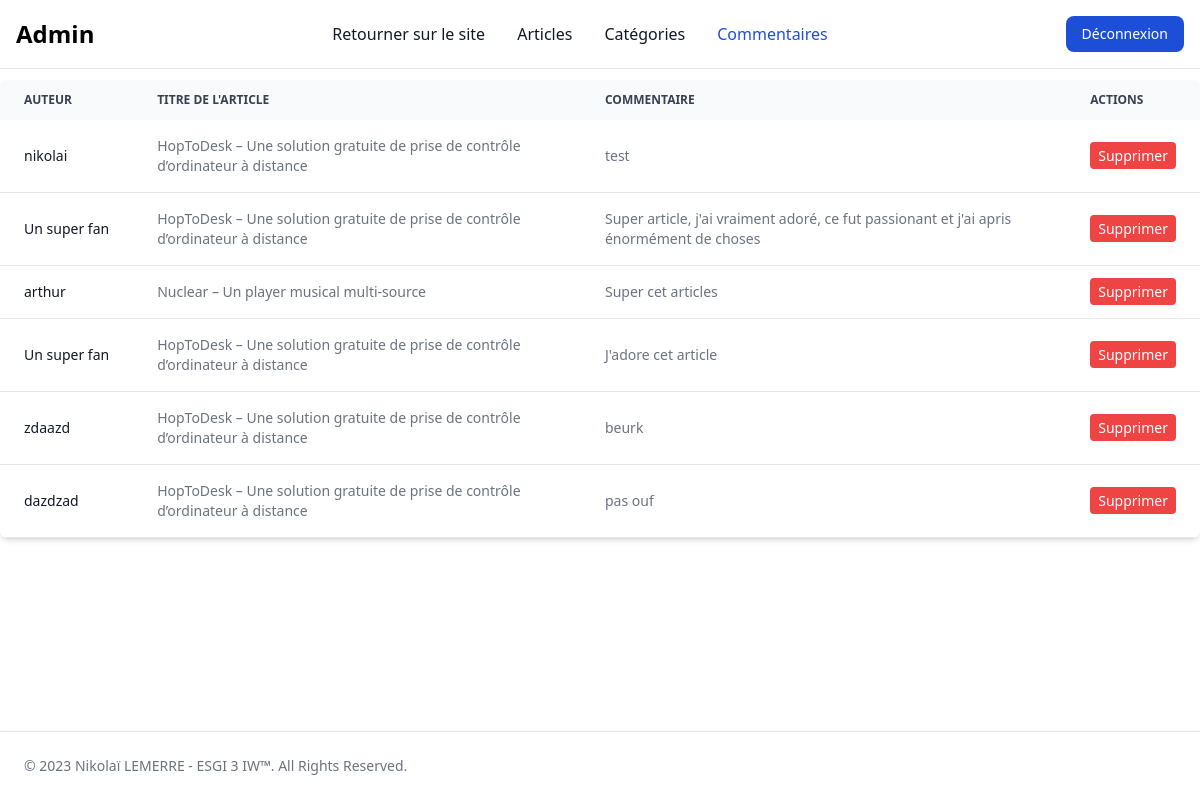
The app's page /admin/comments (signed in) with its own data.
### tables this page shows
CREATE TABLE `comments` (
  `id` int(11) NOT NULL,
  `content` varchar(255) NOT NULL,
  `author` varchar(255) NOT NULL,
  `article_id` int(11) NOT NULL
);

CREATE TABLE `article` (
  `id` int(11) NOT NULL,
  `title` varchar(255) DEFAULT NULL,
  `content` text,
  `author_id` int(11) DEFAULT NULL,
  `category_id` int(11) DEFAULT NULL
);

### controllers/AdminController.php (called while the page is built, shortened)
<?php
class AdminController
{
    public function renderComments()
    {
        $comments = new \controllers\CommentController();
        $_SESSION['comments'] = $comments->getAllCommentsInObject();
        include_once("views/admin/comments.php");
    }
}

### model/Comments.php (called while the page is built, shortened)
<?php
require_once "model/engine/CommentsEngine.php";
class Comments
{
    private $id;
    private $content;
    private $author;
    private $article_title;
    public function __construct($id)
    {
        $query = new CommentsEngine();
        $comments = $query->getCommentsById($id);
        $this->id = $comments['id'];
        $this->content = $comments['content'];
        $this->author = $comments['author'];
        $article = new Articles($comments['article_id']);
        $this->article_title = $article->getTitle();
    }
    public function getId(): mixed
    {
        return $this->id;
    }
    public function getContent(): mixed
    {
        return $this->content;
    }
    public function getAuthor(): mixed
    {
        return $this->author;
    }
    public function getArticleTitle(): mixed
    {
        return $this->article_title;
    }
}

### model/engine/CommentsEngine.php (called while the page is built, shortened)
<?php
class CommentsEngine
{
    public function getComments()
    {
        $bdd = new DbController();
        $bdd = $bdd->dbConnect();
        $req = $bdd->prepare("SELECT * FROM comments");
        $req->execute();
        $comments = $req->fetchAll();
        return $comments;
    }
    public function getCommentsById($id)
    {
        $bdd = new DbController();
        $bdd = $bdd->dbConnect();
        $req = $bdd->prepare("SELECT * FROM comments WHERE id = :id");
        $req->execute(array(
            'id' => $id
        ));
        $comment = $req->fetch();
        return $comment;
    }
}

### controllers/CommentController.php (called while the page is built, shortened)
<?php
require_once 'model/Comments.php';
require_once 'model/engine/CommentsEngine.php';
class CommentController
{
    public function getAllCommentsInObject()
    {
        $query = new \model\engine\CommentsEngine();
        $comments = $query->getComments();
        return array_map(function ($comment) {
            return new \model\Comments($comment['id']);
        }, $comments);
    }
}

### views/admin/comments.php (the view)
<div class="bg-white dark:bg-gray-800 rounded-lg shadow-md mt-20 mb-20 relative overflow-x-auto">
    <table class="w-full text-sm text-left rtl:text-right text-gray-500 dark:text-gray-400">
        <thead class="text-xs text-gray-700 uppercase bg-gray-50 dark:bg-gray-700 dark:text-gray-400">
        <tr>
            <th class="px-6 py-3">Auteur</th>
            <th class="px-6 py-3">Titre de l'article</th>
            <th class="px-6 py-3">Commentaire</th>
            <th class="px-6 py-3">Actions</th>
        </tr>
        </thead>
        <tbody>
        <?php foreach ($_SESSION['comments'] as $comment) { ?>
            <tr class="bg-white border-b dark:bg-gray-800 dark:border-gray-700">
                <td class="px-6 py-4 font-medium text-gray-900 whitespace-nowrap dark:text-white"><?php echo $comment->getAuthor(); ?></td>
                <td class="px-6 py-4"><?php echo $comment->getArticleTitle() ?></td>
                <td class="px-6 py-4"><?php echo $comment->getContent() ?></td>
                <td class="px-6 py-4">
                    <a href="/admin/comments/delete?id=<?php echo $comment->Getid(); ?>"
                       class="text-sm bg-red-500 hover:bg-red-700 text-white py-1 px-2 rounded focus:outline-none focus:shadow-outline">Supprimer</a>
                </td>
            </tr>
        <?php } ?>
        </tbody>
    </table>
</div>

### records on screen
comments: author "nikolai", article.title "HopToDesk – Une solution gratuite de prise de contrôle d’ordinateur à distance", content "test"
comments: author "Un super fan", article.title "HopToDesk – Une solution gratuite de prise de contrôle d’ordinateur à distance", content "Super article, j'ai vraiment adoré, ce fut passionant et j'ai apris énormément de choses"
comments: author "arthur", article.title "Nuclear – Un player musical multi-source", content "Super cet articles"
comments: author "Un super fan", article.title "HopToDesk – Une solution gratuite de prise de contrôle d’ordinateur à distance", content "J'adore cet article"
comments: author "zdaazd", article.title "HopToDesk – Une solution gratuite de prise de contrôle d’ordinateur à distance", content "beurk"
comments: author "dazdzad", article.title "HopToDesk – Une solution gratuite de prise de contrôle d’ordinateur à distance", content "pas ouf"
